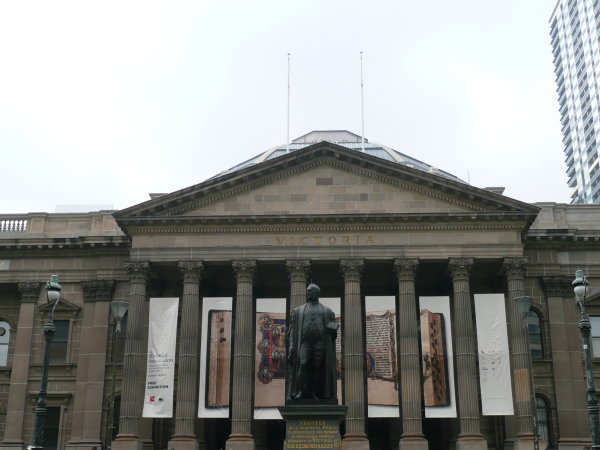
#> input picture Nehal_p1/Phase1/Data/Train/Set1/1.jpg, 600 x 450 px, found by its file name
$ jupyter execute --allow-errors trial.ipynb
#> lines starting #> are read from the running program, lines starting #| are printed output that depends on the picture; after the words box and inside, x2 and y2 are one past the last pixel; in counts of white or black regions, pixels touching at a corner belong together
# P1 MyAutoPano

[cell 1]
import cv2
import numpy as np
import matplotlib.pyplot as plt

[cell 2]
# Visualisation functions
def show_image(img, title="Image"):
    """
    Displays an image using matplotlib.

    Parameters:
    -----------
    img : np.ndarray
        The image array (grayscale or color).
    title : str, optional
        Title for the plot.
    """

    # Convert image to numpy array (in case it's not)
    img = np.array(img)

    plt.figure(figsize=(12, 12))
    plt.title(title)
    plt.axis('off')

    # If the image has 3 channels, assume it's color (RGB or BGR)
    if len(img.shape) == 3:
        # If it's BGR (as from OpenCV), convert to RGB
        if img.shape[2] == 3:
            img = img[..., ::-1]  # flip color channels
        plt.imshow(img)
    else:
        # Grayscale image
        plt.imshow(img, cmap='gray')

    plt.show()

def show_filter_bank(filters, r, c, figsize=(12, 8), cmap='gray', titles=None):
    """
    Display a list of filters in a grid of r rows and c columns.
    Supports both grayscale and color filters.

    Parameters:
        filters (list of arrays): Filters to display (2D or 3D arrays)
        r (int): Number of rows
        c (int): Number of columns
        figsize (tuple): Figure size
        cmap (str): Colormap for grayscale images
        titles (list of str): Optional titles for each filter
    """
    n = len(filters)
    plt.figure(figsize=figsize)

    for i in range(r*c):
        plt.subplot(r, c, i+1)
        if i < n:
            f = filters[i]
            # If grayscale, use cmap; if color, no cmap
            if f.ndim == 2:
                plt.imshow(f, cmap=cmap)
            elif f.ndim == 3 and f.shape[2] in [3, 4]:  # RGB or RGBA
                # Convert BGR to RGB for proper display
                f_rgb = cv2.cvtColor(f, cv2.COLOR_BGR2RGB) if f.shape[2] == 3 else f
                plt.imshow(f_rgb)
            else:
                # fallback for unexpected shapes
                plt.imshow(f, cmap=cmap)
            plt.axis('off')
            if titles:
                plt.title(titles[i], fontsize=10)
        else:
            plt.axis('off')

    plt.tight_layout()
    plt.show()


def show_side_by_side(image1,  image2, title= "", figsize=(10, 6)):
    titles = ["Before "+ title, "After " + title]
    bank = [image1, image2]
    show_filter_bank(bank, 1, 2, figsize, None ,titles)

def draw_corners(img,  corners):
    c_img = img.copy()
    if corners is not None:
        for corner in corners:
            x, y = corner.ravel()  # Flatten the array
            cv2.circle(c_img, (int(x), int(y)), 3, (0, 0, 255), -1)

    return c_img

##### Corner Detection

[cell 3]
def corner_detection(img, to_detect):
    gray = cv2.cvtColor(img, cv2.COLOR_BGR2GRAY)
    corners = cv2.goodFeaturesToTrack(gray, to_detect, 0.01, 10)

    return corners

[cell 4]
# Read image
img = cv2.imread(r"F:\CV\RBE549\Nehal_p1/Phase1/Data/Train/Set1/1.jpg")
#> img is the input picture: shape (450, 600, 3); mean B, G, R 144.3, 147.2, 145.6


# Detect Features
to_detect=300

corners = corner_detection(img, to_detect)
#> in corner_detection, `corners = cv2.goodFeaturesToTrack(gray, to_detect, 0.01, 10)`: corners = 300 rows, first 8: [16, 221], [3, 221], [282, 418], [426, 416], [502, 194], [231, 298], [150, 198], [178, 298]
img_shi = draw_corners(img, corners)
#> the loop in draw_corners, `for corner in corners:` made 300 passes
#> after the loop in draw_corners, `for corner in corners:`: c_img: shape (450, 600, 3); 3.21% of pixels changed, all inside (x1, y1, x2, y2) = (0, 0, 600, 450)
show_side_by_side(img, img_shi, "Shi Tomasi Corners")
#> in show_filter_bank, `n = len(filters)`: n = 2
#> in show_filter_bank, `plt.show()`:
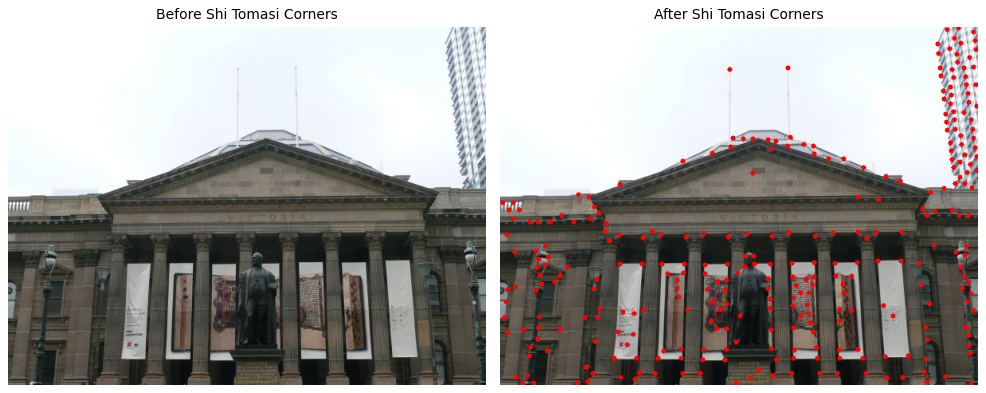
#> figure drawn by matplotlib, 2 panels

#### ANMS

[cell 5]
# Find all corners
# For all corners find a corner closest to it
# Rank corners by descending order of distance of the closest corner
# Select first N corners, they are the ones most spreadout as their neighbours are the furthest

# Vectorized anms
def anms(corners, corners_wanted):
#> called with corners = array of shape (300, 1, 2), corners_wanted = 50
    corners = corners.reshape((-1, 2))                      # Make sure shape is (N,2)
#> corners = 300 pairs, first value 3 to 598, second value 2 to 448
    num_corners = corners.shape[0]
#> num_corners = 300
    distance_to_closest = np.empty(num_corners)

    corners_x = corners[:,0].reshape(-1,1)
#> corners_x = 300 values, max 598 at index 54, min 3 at index 1, mean 349.2
    corners_y = corners[:,1].reshape(-1,1)
#> corners_y = 300 values, max 448 at index 170, min 2 at index 232, mean 278.4
    # print("corners_x, corners_y- ", corners_x.shape, corners_y.shape)

    Dx = corners_x - corners_x.T                            # Get arrays of N by N with substractions done per pair
    Dy = corners_y - corners_y.T
    # print("Dx, Dy- ", Dx.shape, Dy.shape)

    D2 = Dx**2 + Dy**2                                        # Get distance squared per pair by inplace squaring and addition
    # print("D2", D2.shape)

    mask = ~np.eye(num_corners, dtype=bool)
    D2_no_self = np.where(mask, D2, np.nan)
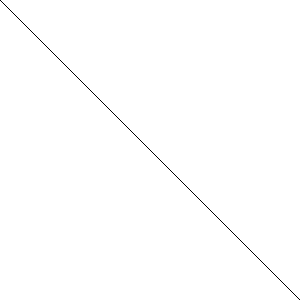
#> mask: shape (300, 300) bool; 99.7% white; black in thin lines or dots
    d_closest = np.nanmin(D2_no_self, axis=1)               # per row
#> d_closest = 300 values, max 5333 at index 92, min 100 at index 12, mean 264.7

    top_indices = np.argsort(d_closest)[-corners_wanted:]   # get from end corners_wanted ascending
#> top_indices = 50 values, max 297 at index 15, min 6 at index 47, mean 175.2
    top_indices = top_indices[::-1]                         # make it descending
#> top_indices = 50 values, max 297 at index 34, min 6 at index 2, mean 175.2
    top_corners = corners[top_indices]
#> top_corners = 50 pairs, first value 5 to 591, second value 52 to 448

    return top_corners

corners_anms = anms(corners, 50)
#> corners_anms has the same summary as top_corners in anms
img_anms = draw_corners(img, corners_anms)
#> the loop in draw_corners (call 2), `for corner in corners:` made 50 passes
#> (x, y) on passes 1 to 12: (361, 52), (288, 54), (150, 198), (229, 169), (317, 184), (591, 448), (504, 258), (119, 395), (544, 274), (150, 298), (456, 177), (483, 414)
#> after the loop in draw_corners (call 2), `for corner in corners:`: c_img: shape (450, 600, 3); 0.53% of pixels changed, all inside (x1, y1, x2, y2) = (2, 49, 595, 450)
show_side_by_side(img_shi, img_anms, title = "ANMS")

#### Feature Descriptor

[cell 6]
# Very simple feature descriptor
# x is horizontal, y is vertical
def get_features(img, corners):
    size_patch = 41

    shift = size_patch//2
    gray = cv2.cvtColor(img, cv2.COLOR_BGR2GRAY)
    gray= cv2.GaussianBlur(gray, (5,5), 1)
    img_updated = cv2.copyMakeBorder(gray, shift, shift, shift,  shift,  cv2.BORDER_REPLICATE)

    # features  = np.empty((len(corners), 8,8))
    features  = np.empty((len(corners), 64))
    for corner_i, corner in enumerate(corners):
        x, y = corner
        x,  y = int(x) +shift, int(y)+shift
        patch = img_updated[y-shift:y+shift:5, x-shift:x+shift:5]
        features[corner_i] = patch.reshape(1,64)
#> this loop made 50 passes
#> (corner, x, y) on passes 1 to 12: ([361, 52], 381, 72), ([288, 54], 308, 74), ([150, 198], 170, 218), ([229, 169], 249, 189), ([317, 184], 337, 204), ([591, 448], 611, 468), ([504, 258], 524, 278), ([119, 395], 139, 415), ([544, 274], 564, 294), ([150, 298], 170, 318), ([456, 177], 476, 197), ([483, 414], 503, 434)
        # features[corner_i] = patch

    return features

[cell 7]
# Visuavalised features - uncomment commented and comment uncommented

features = get_features(img, corners_anms)
#> (the rest of this cell did not finish here and is left out)


#### Feature Matching

[cell 8]
# Vectorized
def match_features(features1,  features2):
    N, feature_lenght = features1.shape

    features1 = features1.reshape((N,1,feature_lenght))
    features2 = features2.reshape((1,N,feature_lenght))

    dist_per_axis = features1 - features2
    # print(dist_per_axis.shape)
    # print(dist[:,:,0])
    D2 =  np.sum(dist_per_axis**2, axis=2)
    # print("D2- ", D2.shape)

    d_closest = np.argmin(D2, axis =1)                      # per row that is get closest feature index for feature1
    # print(d_closest.shape)

    return d_closest

### Checking Feature Matching

[cell 9]
# CORNER DETECTION

to_detect=300

img1 = cv2.imread(r"F:\CV\RBE549\Nehal_p1/Phase1/Data/Train/Set1/1.jpg")
img2 = cv2.imread(r"F:\CV\RBE549\Nehal_p1/Phase1/Data/Train/Set1/2.jpg")
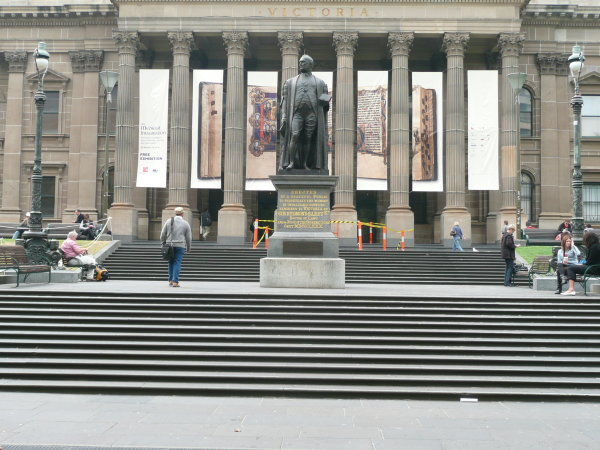
#> input picture Nehal_p1/Phase1/Data/Train/Set1/2.jpg, 600 x 450 px, found by its file name
#> img2 is the input picture: shape (450, 600, 3); mean B, G, R 135.2, 141.3, 141.1

corners1 = corner_detection(img1, to_detect)
#> corners1 = 300 rows, first 8: [16, 221], [3, 221], [282, 418], [426, 416], [502, 194], [231, 298], [150, 198], [178, 298]
corners2 = corner_detection(img2, to_detect)
#> in corner_detection (call 3), `corners = cv2.goodFeaturesToTrack(gray, to_detect, 0.01, 10)`: corners = 300 rows, first 8: [387, 71], [412, 72], [413, 190], [357, 189], [83, 226], [220, 187], [222, 70], [358, 71]
#> corners2 has the same summary as corners in corner_detection

# Visualise
img_shi1 = draw_corners(img1, corners1)
img_shi2 = draw_corners(img2, corners2)
#> the loop in draw_corners (call 4), `for corner in corners:` made 300 passes
#> after the loop in draw_corners (call 4), `for corner in corners:`:
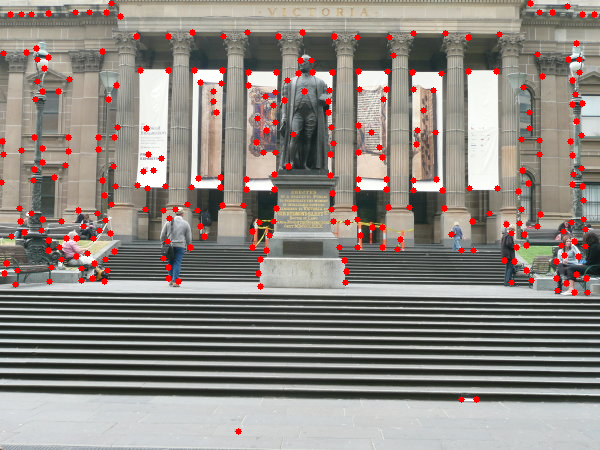
#> c_img: shape (450, 600, 3); 3.22% of pixels changed, all inside (x1, y1, x2, y2) = (0, 0, 598, 435)
show_side_by_side(img_shi1, img_shi2, "Shi Tomasi Corners")

[cell 10]
# ANMS
top = 80
corners_anms1 = anms(corners1, top)
#> corners_anms1 = 80 pairs, first value 5 to 591, second value 52 to 448
corners_anms2 = anms(corners2, top)
#> corners_anms2 = 80 pairs, first value 1 to 576, second value 6 to 431
img_anms1 = draw_corners(img1, corners_anms1)
#> the loop in draw_corners (call 5), `for corner in corners:` made 80 passes
#> corner on passes 7 to 18: [504, 258], [119, 395], [544, 274], [150, 298], [456, 177], [483, 414], [75, 380], [449, 214], [475, 217], [474, 294], [529, 324], [539, 348]
#> after the loop in draw_corners (call 5), `for corner in corners:`:
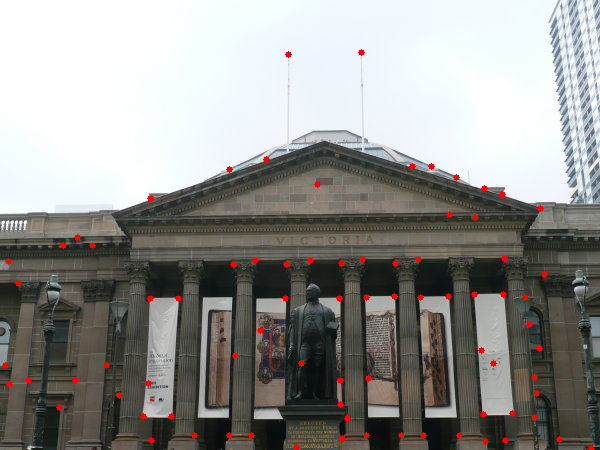
#> c_img: shape (450, 600, 3); 0.86% of pixels changed, all inside (x1, y1, x2, y2) = (2, 49, 595, 450)
img_anms2 = draw_corners(img2, corners_anms2)
#> the loop in draw_corners (call 6), `for corner in corners:` made 80 passes
#> corner on passes 1 to 12: [238, 431], [102, 51], [499, 34], [1, 182], [140, 70], [496, 71], [468, 71], [469, 188], [146, 128], [168, 70], [136, 36], [168, 36]
#> after the loop in draw_corners (call 6), `for corner in corners:`:
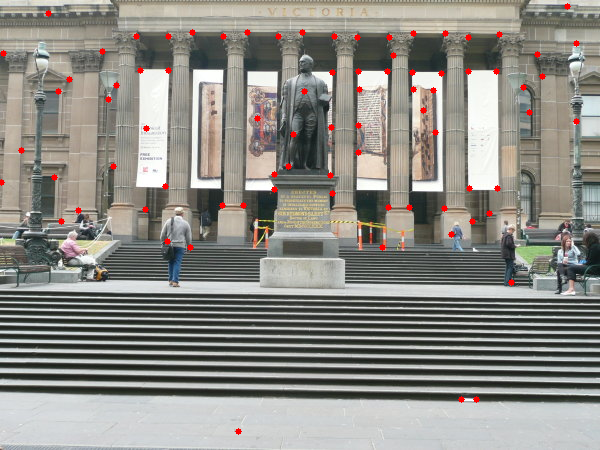
#> c_img: shape (450, 600, 3); 0.86% of pixels changed, all inside (x1, y1, x2, y2) = (0, 3, 580, 435)
show_side_by_side(img_anms1, img_anms2, title = "ANMS")

[cell 11]
# Feature Descriptors

features1 = get_features(img1, corners_anms1)
#> the loop in get_features (call 2), `for corner_i, corner in enumerate(corners):` made 80 passes
features2 = get_features(img2, corners_anms2)
#> in get_features (call 3), `img_updated = cv2.copyMakeBorder(gray, shift, shift, shift,  shift,  c..`:
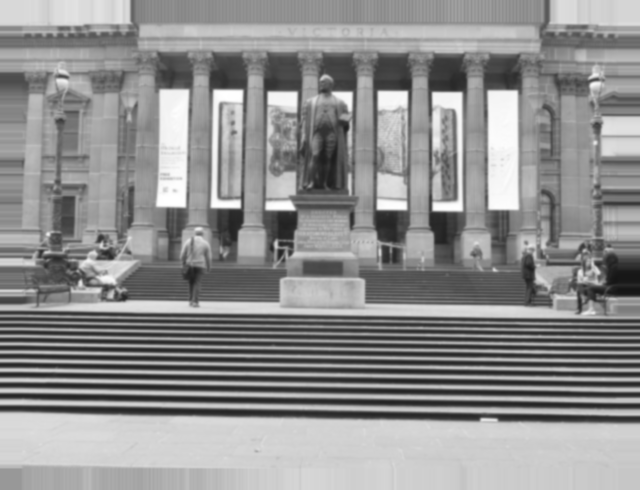
#> img_updated: shape (490, 640); min 21, max 255, mean 143.7
#> the loop in get_features (call 3), `for corner_i, corner in enumerate(corners):` made 80 passes

feature1_mappings  = match_features(features1, features2)       # Get index of feature2 features matching feature1 index
#> in match_features, `D2 =  np.sum(dist_per_axis**2, axis=2)`:
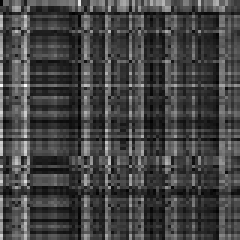
#> D2: shape (80, 80) float64 (shown 3 times larger); min 33306, max 1993605, mean 554391.2; drawn with min black and max white
# print(feature1_mappings)

[cell 12]
def coords_to_keypoints(corners):
    """
    Convert Nx2 array of corners to a list of cv2.KeyPoint objects.

    Parameters:
        corners (np.ndarray): Nx2 array of corner coordinates (x, y)

    Returns:
        keypoints (list of cv2.KeyPoint)
    """
    keypoints = [cv2.KeyPoint(float(x), float(y), 1) for x, y in corners]
    return keypoints

def convert_to_matches(feature_mappings):
    matches_manual = []
    for i, j in enumerate(feature_mappings):
        matches_manual.append(cv2.DMatch(_queryIdx=i, _trainIdx=j, _imgIdx=0, _distance=0))
#> this loop made 80 passes
#> j on passes 1 to 12: 0, 0, 28, 64, 24, 26, 50, 26, 26, 24, 64, 72
    return  matches_manual

def convert_to_coords(keypoints):
    coords = np.array([kp.pt for kp in keypoints], dtype= np.int32)
    return coords

keypoints1 = coords_to_keypoints(corners_anms1)
keypoints2 = coords_to_keypoints(corners_anms2)
matches = convert_to_matches(feature1_mappings)

img_matches = cv2.drawMatches(img1, keypoints1, img2, keypoints2, matches, None, flags=cv2.DrawMatchesFlags_NOT_DRAW_SINGLE_POINTS)
show_image(img_matches, "Matched")

### New feature descriptor

[cell 13]
corners_anms1 = anms(corners1, top)
corners_anms2 = anms(corners2, top)

keypoint_anms1 = coords_to_keypoints(corners_anms1)
keypoint_anms2 = coords_to_keypoints(corners_anms2)

sift = cv2.SIFT_create()
keypoints1, descriptors1 = sift.compute(img1, keypoint_anms1)
keypoints2, descriptors2 = sift.compute(img2, keypoint_anms2)

coords1 = convert_to_coords(keypoints1)
coords2 = convert_to_coords(keypoints2)

feature1_mappings = match_features(descriptors1, descriptors2)
#> in match_features (call 2), `D2 =  np.sum(dist_per_axis**2, axis=2)`:
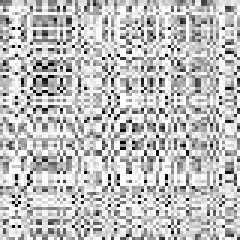
#> D2: shape (80, 80) float32 (shown 3 times larger); min 1687, max 526664, mean 393137.6; drawn with min black and max white
matches = convert_to_matches(feature1_mappings)
#> the loop in convert_to_matches (call 2), `for i, j in enumerate(feature_mappings):` made 80 passes
#> j on passes 1 to 12: 67, 31, 21, 19, 62, 26, 18, 49, 66, 4, 22, 7

img_matches = cv2.drawMatches(img1, keypoints1, img2, keypoints2, matches, None, flags=cv2.DrawMatchesFlags_NOT_DRAW_SINGLE_POINTS)
show_image(img_matches, "Matched with new features")

## RANSAC Homography

[cell 14]
def compute_H(coords1, coords2, feature_mappings, num_iterations, threshold):

#> called with coords1 = array of shape (80, 2), coords2 = array of shape (80, 2), feature_mappings = array of shape (80,), num_iterations = 100000, threshold = 20
    N = len(coords1)
    pts1_all = np.hstack([coords1, np.ones((N,1))]).astype(np.float32)
    pts2_all  = np.hstack([coords2[feature_mappings], np.ones((N,1))]).astype(np.float32)

    inliers = 0
    Hbest=np.empty((3,3))
    for iterations in range(num_iterations):
        point_indices = np.random.choice(N, size=4, replace=False)
        points1 = pts1_all[point_indices,:2]
        points2 = pts2_all[point_indices,:2]
        # print("Points1, Points2: ",  points1, points2)

        H= cv2.getPerspectiveTransform(points1, points2)
        proj_pts1 = (H @ pts1_all.T).T
        d = np.linalg.norm(pts2_all[:,:2]/pts2_all[:,2:3] -  proj_pts1[:,:2]/proj_pts1[:,2:3], axis=1)
        inliers_temp = np.sum(d<threshold)
        if inliers < inliers_temp:
            Hbest = H
            inliers = inliers_temp

    return Hbest,  inliers

[cell 15]
H, inliers= compute_H(coords1, coords2, feature1_mappings,  100000, 20)
print("H- ", H)
#| H-  [[ 1.17525428e+00  9.80340952e-02 -4.55101108e+01]
#|  [ 2.10331813e-02  1.19591904e+00 -2.78966986e+02]
#|  [ 2.43336912e-05  4.55596103e-04  1.00000000e+00]]
print("inliers- ", inliers)
#| inliers-  24

projected_img1 = cv2.warpPerspective(img1, H, img1.shape[:2])
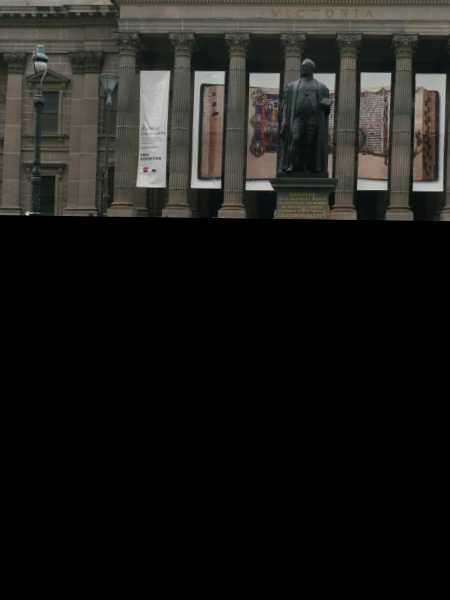
#> projected_img1: shape (600, 450, 3); mean B, G, R 25, 27.4, 28
show_side_by_side(img2, projected_img1, "Projection ")
